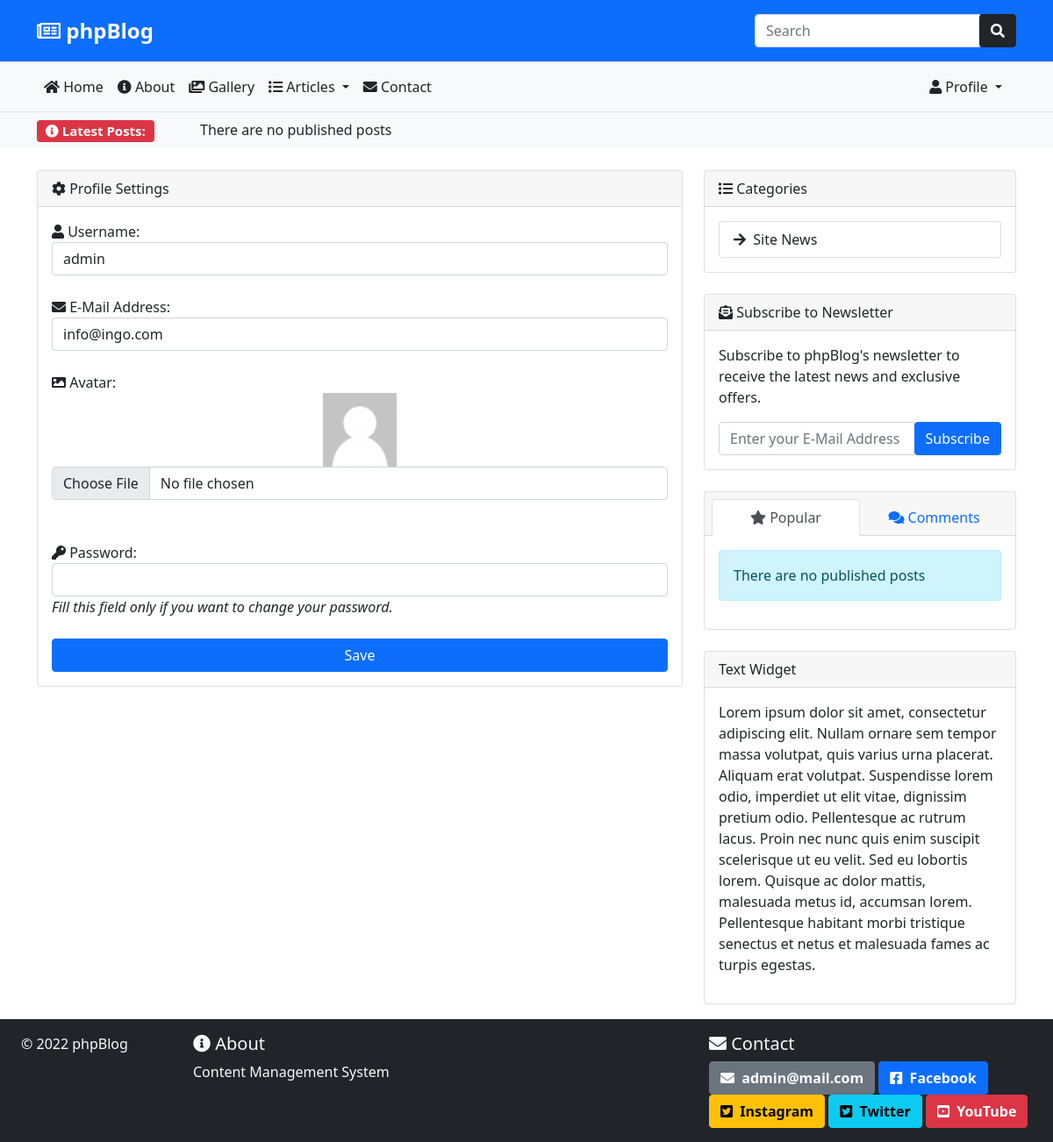
The app's page /profile.php (signed in) with its own data.
### tables this page shows
CREATE TABLE `settings` (
  `id` int NOT NULL,
  `sitename` varchar(255) NOT NULL,
  `description` mediumtext NOT NULL,
  `keywords` varchar(255) NOT NULL,
  `email` varchar(255) NOT NULL,
  `gcaptcha_sitekey` varchar(255) NOT NULL,
  `gcaptcha_secretkey` varchar(255) NOT NULL,
  `date_format` varchar(50) NOT NULL DEFAULT 'd.m.Y',
  `background_image` varchar(255) NOT NULL,
  `facebook` varchar(255) DEFAULT NULL,
  `instagram` varchar(255) DEFAULT NULL,
  `twitter` varchar(255) DEFAULT NULL,
  `youtube` varchar(255) DEFAULT NULL,
  `rtl` varchar(3) DEFAULT 'No',
  `comments` varchar(50) NOT NULL DEFAULT 'guests',
  `theme` varchar(50) NOT NULL DEFAULT 'flatly'
);

CREATE TABLE `menu` (
  `id` int NOT NULL,
  `page` varchar(255) NOT NULL,
  `path` varchar(255) NOT NULL,
  `fa_icon` varchar(255) NOT NULL
);

CREATE TABLE `users` (
  `id` int NOT NULL,
  `username` varchar(255) NOT NULL,
  `password` varchar(255) NOT NULL,
  `email` varchar(255) NOT NULL,
  `avatar` varchar(255) NOT NULL DEFAULT 'assets/img/avatar.png',
  `role` varchar(255) NOT NULL DEFAULT 'User'
);

CREATE TABLE `categories` (
  `id` int NOT NULL,
  `category` varchar(255) NOT NULL
);

CREATE TABLE `widgets` (
  `id` int NOT NULL,
  `title` varchar(255) NOT NULL,
  `content` mediumtext NOT NULL
);

### core.php (the view, shortened to what this page needs)
<?php
function head()
{
    include "config.php";
    if (!isset($_SESSION['sec-username'])) {
        $logged = 'No';
    } else {
        $username = $_SESSION['sec-username'];
        $querych = mysqli_query($connect, "SELECT * FROM `users` WHERE username='$username' LIMIT 1");
        if (mysqli_num_rows($querych) == 0) {
            $logged = 'No';
        } else {
            $rowu   = $querych->fetch_array();
            $logged = 'Yes';
        }
    }
?>
<!DOCTYPE html>
<html lang="en">
<head>
<?php
    $run  = mysqli_query($connect, "SELECT * FROM `settings`");
    $site = mysqli_fetch_assoc($run);
?>
        <link href="https://cdn.jsdelivr.net/npm/bootstrap@5.1.1/dist/css/bootstrap.min.css" rel="stylesheet">
        <link href="https://use.fontawesome.com/releases/v5.15.4/css/all.css" type="text/css" rel="stylesheet"/>
</head>
<body <?php
if ($site['rtl'] == "Yes") {
	echo 'dir="rtl"';
}
?>>
<header class="py-3 border-bottom bg-primary">
  <div class="container d-flex flex-wrap justify-content-center">
    <a href="index.php" class="d-flex align-items-center text-white mb-3 mb-md-0 me-md-auto text-decoration-none">
      <span class="fs-4"><b><i class="far fa-newspaper"></i> <?php
    echo $site['sitename'];
?></b></span></a>
    <form class="col-12 col-lg-auto mb-3 mb-lg-0" action="search.php" method="GET">
    <div class="input-group">
      <input type="search" class="form-control" placeholder="Search" name="q" required>
      <span class="input-group-btn">
            <button class="btn btn-dark" type="submit"><i class="fa fa-search"></i></button>
      </span>
    </div>
    </form>
  </div>
</header>
<nav class="py-2 bg-light border-bottom">
  <div class="container d-flex flex-wrap">
    <ul class="nav me-auto">
<?php
    $runq = mysqli_query($connect, "SELECT * FROM `menu`");
    while ($row = mysqli_fetch_assoc($runq)) {
        if ($row['path'] == 'blog.php') {
            echo '<li class="nav-item dropdown';
            if (basename($_SERVER['SCRIPT_NAME']) == 'blog.php' || basename($_SERVER['SCRIPT_NAME']) == 'category.php') {
                echo ' active';
            }
            echo '">
                <a href="blog.php" class="nav-link link-dark dropdown-toggle px-2" data-bs-toggle="dropdown"><i class="fa ' . $row['fa_icon'] . '"></i> ' . $row['page'] . ' <span class="caret"></span></a>
                <ul class="dropdown-menu">
				<li><a class="dropdown-item" href="blog.php"><i class="fas fa-th-list"></i> View All</a></li>';
            echo '</ul></li>';
        } else {
            echo '<li class="nav-item"><a href="' . $row['path'] . '" class="nav-link link-dark px-2';
            if (basename($_SERVER['SCRIPT_NAME']) == $row['path']) {
                echo 'active px-2 text-secondary';
            }
            echo '"><i class="fa ' . $row['fa_icon'] . '"></i> ' . $row['page'] . '</a></li>';
        }
    }
?>
    </ul>
    <ul class="nav">
<?php
    if ($logged == 'No') {
?>
    <li class="nav-item"><a href="login.php" class="nav-link btn btn-primary px-2"><i class="fas fa-sign-in-alt"></i> Sign In</a></li>
<?php
    } else {
?>
    <li class="nav-item dropdown">
        <a href="#" class="nav-link link-dark dropdown-toggle" data-bs-toggle="dropdown"><i class="fas fa-user"></i> Profile <span class="caret"></span></a>
	</li>
<?php
    }
?>
    </ul>
  </div>
</nav>
    <div class="pt-2 bg-light">
        <div class="container d-flex justify-content-center">
            <div class="col-md-2">
                <h5>
                    <span class="badge bg-danger">
                        <i class="fa fa-info-circle"></i> Latest Posts:
                    </span>
                </h5>
            </div>
            <div class="col-md-10">
                <marquee behavior="scroll" direction="right" scrollamount="10">
<?php
$run   = mysqli_query($connect, "SELECT * FROM `posts` WHERE active='Yes' ORDER BY id DESC LIMIT 6");
$count = mysqli_num_rows($run);
if ($count <= 0) {
    echo 'There are no published posts';
} else {
    while ($row = mysqli_fetch_assoc($run)) {
        echo '<a href="post.php?id=' . $row['id'] . '">' . $row['title'] . '</a>
        &nbsp;&nbsp;&nbsp;&nbsp;|&nbsp;&nbsp;&nbsp;&nbsp;';
    }
}
?>
                </marquee>
            </div>
        </div>
    </div><br />
    <div class="container">
        <div class="row">
<?php
}
function sidebar()
{
    include "config.php";
?>
                    <div id="sidebar" class="col-md-4">
                        <div class="card">
                          <div class="card-header"><i class="fas fa-list"></i> Categories</div>
                          <div class="card-body">
                            <div class="list-group">
<?php
    $runq = mysqli_query($connect, "SELECT * FROM `categories`");
    while ($row = mysqli_fetch_assoc($runq)) {
        echo '
            <a href="category.php?id=' . $row['id'] . '" class="list-group-item list-group-item-action"><i class="fa fa-arrow-right""></i>&nbsp; ' . $row['category'] . '</a>
		';
    }
?>
                            </div>
                          </div>
                        </div><br />
<?php
$run  = mysqli_query($connect, "SELECT * FROM `settings`");
$site = mysqli_fetch_assoc($run);
?>
                        <div class="card">
                          <div class="card-header"><i class="fas fa-envelope-open-text"></i> Subscribe to Newsletter</div>
                          <div class="card-body">
                            <p>Subscribe to <?php
    echo $site['sitename'];
?>'s newsletter to receive the latest news and exclusive offers.</p>
						    <form action="" method="POST">
					        <div class="input-group">
            		            <input type="email" class="form-control" placeholder="Enter your E-Mail Address" name="email" required>
            		            <span class="input-group-btn">
            		              <button class="btn btn-primary" type="submit" name="subscribe">Subscribe</button>
            		            </span>
            		        </div>
							</form>
                          </div>
                        </div><br />
                         <div class="card">
                             <div class="card-header">
                                <ul class="nav nav-tabs card-header-tabs nav-justified">
                                    <li class="nav-item active"><a class="nav-link active" href="#popular" data-bs-toggle="tab"><i class="fas fa-star"></i> Popular</a></li>
                                    <li class="nav-item"><a class="nav-link" href="#commentss" data-bs-toggle="tab"><i class="fa fa-comments"></i> Comments</a></li>
                                </ul>
                             </div>
                             <div class="card-body">
                                <div class="tab-content">
                                <div id="popular" class="tab-pane fade show active">
<?php
    $run   = mysqli_query($connect, "SELECT * FROM `posts` WHERE active='Yes' ORDER BY views, id DESC LIMIT 4");
    $count = mysqli_num_rows($run);
    if ($count <= 0) {
        echo '<div class="alert alert-info">There are no published posts</div>';
    }
?>
								</div>
                            </div>
                             </div>
                         </div><br />
<?php
    $run = mysqli_query($connect, "SELECT * FROM `widgets` ORDER BY id ASC");
    while ($row = mysqli_fetch_assoc($run)) {
        echo '
                    <div class="card">
                          <div class="card-header">' . $row['title'] . '</div>
                          <div class="card-body">
                            ' . html_entity_decode($row['content']) . '
                          </div>
                    </div>
';
    }
?>
                </div><br />
            </div>
        </div>
<?php
}
function footer()
{
    include "config.php";
    $run  = mysqli_query($connect, "SELECT * FROM `settings`");
    $site = mysqli_fetch_assoc($run);
?>
<footer class="footer border-top bg-dark text-light px-4 py-3 mt-3">
    <div class="row">
      <div class="col-md-2">
        <p class="d-block mb-3">&copy; <?php
    echo date("Y") .' '. $site['sitename'];
?></p>
      </div>
      <div class="col-md-6">
        <h5><i class="fa fa-info-circle"></i> About</h5>
<?php
    $runq = mysqli_query($connect, "SELECT * FROM `settings`");
    while ($row = mysqli_fetch_assoc($runq)) {
        echo $row['description'];
    }
?>
      </div>
      <div class="col-md-4">
        <h5><i class="fa fa-envelope"></i> Contact</h5>
            <div class="col-12">
                    <a href="mailto:<?php
    echo $site['email'];
?>" target="_blank" class="btn btn-secondary">
                    <strong><i class="fa fa-envelope"></i><span>&nbsp; <?php
    echo $site['email'];
?></span></strong></a>
<?php
    if ($site['facebook'] != '') {
?>
					<a href="<?php
        echo $site['facebook'];
?>" target="_blank" class="btn btn-primary">
                    <strong><i class="fab fa-facebook-square"></i>&nbsp; Facebook</strong></a>
<?php
    }
    if ($site['instagram'] != '') {
?>
					<a href="<?php
        echo $site['instagram'];
?>" target="_blank" class="btn btn-warning">
                    <strong><i class="fab fa-twitter-square"></i>&nbsp; Instagram</strong></a>
<?php
    }
    if ($site['twitter'] != '') {
?>
					<a href="<?php
        echo $site['twitter'];
?>" target="_blank" class="btn btn-info">
                    <strong><i class="fab fa-twitter-square"></i>&nbsp; Twitter</strong></a>
<?php
    }
    if ($site['youtube'] != '') {
?>
					<a href="<?php
        echo $site['youtube'];
?>" target="_blank" class="btn btn-danger">
                    <strong><i class="fab fa-youtube-square"></i>&nbsp; YouTube</strong></a>
<?php
    }
?>
            </div>
      </div>
    </div>
  </footer>
</body>
</html>
<?php
}
?>

### profile.php (shortened to what this page needs)
<?php
include "core.php";
head();
?>
    <div class="col-md-8">
            <div class="card">
                <div class="card-header"><i class="fas fa-cog"></i> Profile Settings</div>
                    <div class="card-body">
<form method="post" action="" enctype="multipart/form-data">
						<label for="username"><i class="fa fa-user"></i> Username:</label>
                        <input type="text" name="username" id="username" value="<?php
echo $rowu['username'];
?>" class="form-control" required />
                        <br />
						<label for="email"><i class="fa fa-envelope"></i> E-Mail Address:</label>
                        <input type="email" name="email" id="email" value="<?php
echo $rowu['email'];
?>" class="form-control" required />
                        <br />
						<label for="avatar"><i class="fa fa-image"></i> Avatar:</label>
                        <center><img src="<?php
echo $rowu['avatar'];
?>" width="12%"></center>
                        <div class="custom-file">
                            <input type="file" class="form-control" name="avafile" accept="image/*" id="avatarfile">
                        </div><br /><br />
						<label for="name"><i class="fa fa-key"></i> Password:</label>
                        <input type="password" name="password" id="name" value="" class="form-control" />
                        <i>Fill this field only if you want to change your password.</i>
						<br /><br />
                        <input type="submit" name="save" class="btn btn-primary col-12" value="Save" />
                        </form>
                    </div>
			    </div>
			</div>
<?php
sidebar();
footer();
?>

### records on screen
settings: sitename "phpBlog", description "Content Management System", email "admin@mail.com"
menu: page "Home"
menu: page "About"
menu: page "Gallery"
menu: page "Articles"
menu: page "Contact"
users: username "admin", email "info@ingo.com", avatar (placeholder picture)
categories: category "Site News"
widgets: title "Text Widget", content "Lorem ipsum dolor sit amet, consectetur adipiscing elit. Nullam ornare sem tempor massa volutpat, quis varius urna placerat. Aliquam erat volutpat. Suspendisse lorem odio, imperdiet ut elit vitae, dignissim pretium odio. Pellentesque ac rutrum lacus. Proin nec nunc quis enim suscipit scelerisque ut eu velit. Sed eu lobortis lorem. Quisque ac dolor mattis, malesuada metus id, accumsan lorem. Pellentesque habitant morbi tristique senectus et netus et malesuada fames ac turpis egestas."
